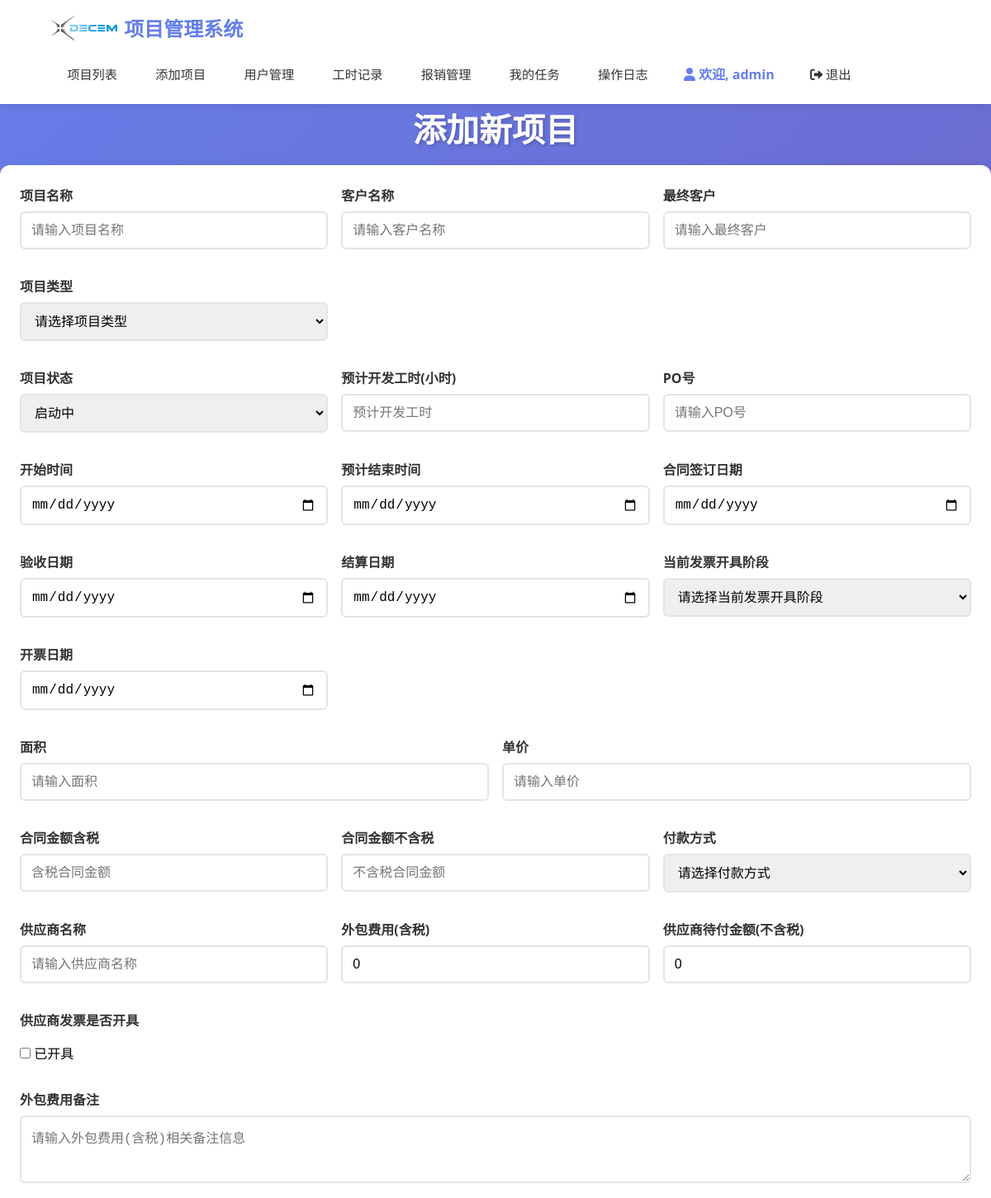
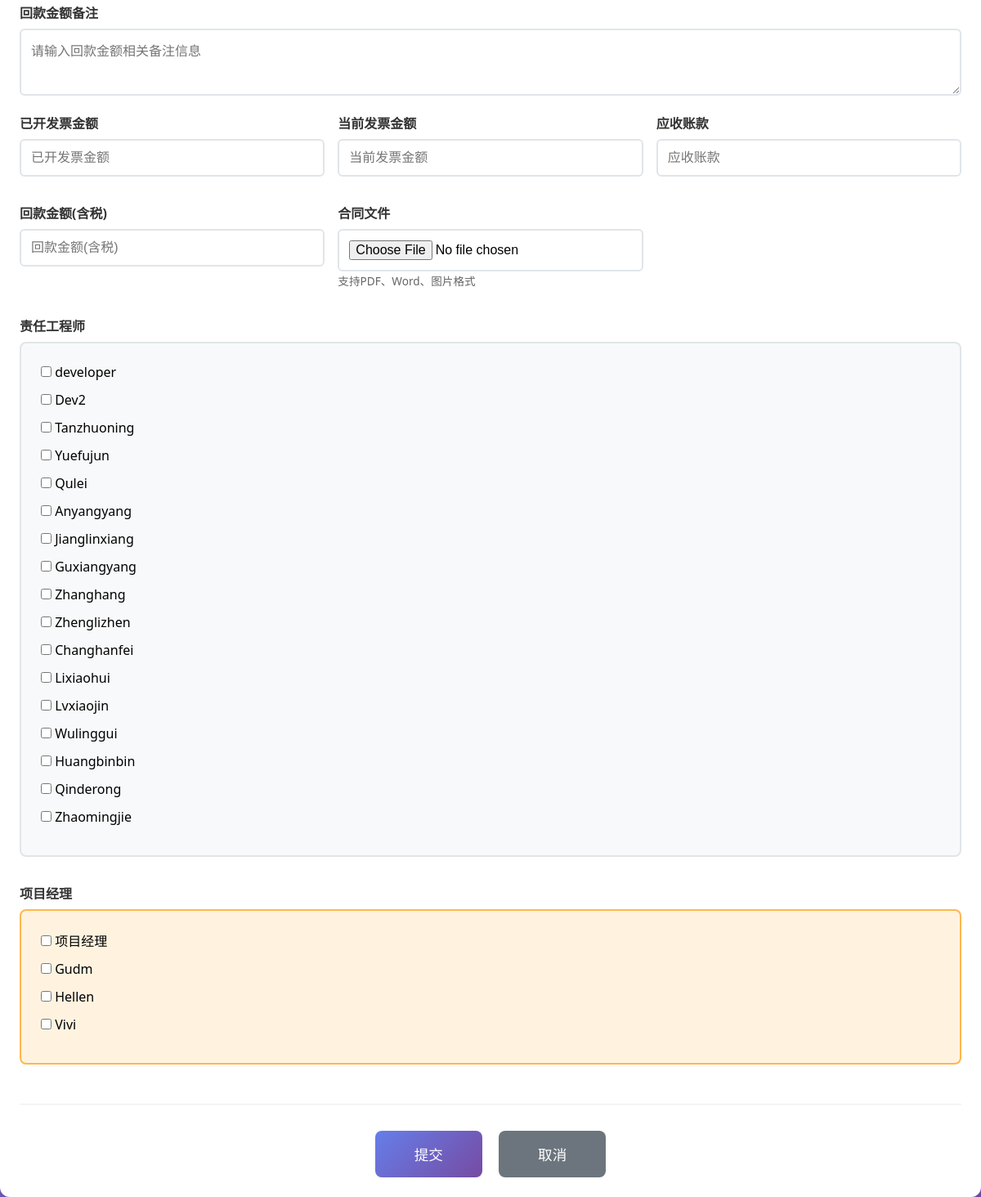
Screenshot of /projects/create (signed in) with the database file from the repository (2 pictures, top to bottom).
### models.py (models this page shows, shortened)
class User(UserMixin, db.Model):
    __tablename__ = "users"
    id = db.Column(db.Integer, primary_key=True, autoincrement=True)
    username = db.Column(db.String(80), unique=True, nullable=False)
    password_hash = db.Column(db.String(120), nullable=False)
    role = db.Column(db.String(20), nullable=False)  # 'admin', 'finance', 'developer', 'project_manager'
    created_at = db.Column(db.DateTime, default=datetime.now)
    default_hourly_rate = db.Column(db.Numeric(10, 2), nullable=True)  # 默认工时费用
    ROLE_ADMIN = 'admin'
    ROLE_FINANCE = 'finance'
    ROLE_DEVELOPER = 'developer'
    ROLE_PROJECT_MANAGER = 'project_manager'
    def has_full_access(self):
        return self.role in [self.ROLE_ADMIN, self.ROLE_FINANCE]

### app.py (the view, shortened to what this page needs)
@app.route("/projects/create", methods=["GET", "POST"])
@login_required
@admin_finance_or_pm_required
def create_project():
    form = ProjectForm()
    developers = User.query.filter_by(role=User.ROLE_DEVELOPER).all()
    form.assigned_developers.choices = [(dev.id, dev.username) for dev in developers]
    project_managers = User.query.filter_by(role=User.ROLE_PROJECT_MANAGER).all()
    form.assigned_managers.choices = [(pm.id, pm.username) for pm in project_managers]
    return render_template("project_create.html", form=form)

### app.py (called while the page is built)
def admin_finance_or_pm_required(f):
    @wraps(f)
    def decorated_function(*args, **kwargs):
        if not current_user.is_authenticated:
            return redirect(url_for('login'))
        if not (current_user.has_full_access() or current_user.is_project_manager()):
            flash("权限不足，只有管理员、财务或项目经理可以访问")
            return redirect(url_for('index'))
        return f(*args, **kwargs)
    return decorated_function

@login_manager.user_loader
def load_user(user_id):
    return db.session.get(User, int(user_id))

@app.before_request
def check_session_timeout():
    if current_user.is_authenticated:
        session.permanent = True
        last_activity = session.get('last_activity')
        now = datetime.now()
        if last_activity:
            last_activity_time = datetime.fromisoformat(last_activity)
            if now - last_activity_time > timedelta(seconds=600):
                username = current_user.username
                logout_user()
                session.clear()
                flash('由于长时间未操作，您已被自动退出，请重新登录', 'warning')
                return redirect(url_for('login'))
        if not request.path.startswith('/static/'):
            session['last_activity'] = now.isoformat()

### templates/project_create.html (shortened to what this page needs)
{% extends "base.html" %}
{% block content %}
<h1 class="page-title" style="margin-bottom: 1rem;">添加新项目</h1>
<div class="card" style="max-width: 1400px; margin: 0 auto; padding: 1.5rem;">
    <form method="post" enctype="multipart/form-data">
        <div style="display: grid; grid-template-columns: 1fr 1fr 1fr; gap: 1rem; margin-bottom: 1rem;">
            <div class="form-group">
                {{ form.name.label(class="form-label") }}
                {{ form.name(class="form-control", placeholder="请输入项目名称") }}
            </div>
            <div class="form-group">
                {{ form.customer_name.label(class="form-label") }}
                {{ form.customer_name(class="form-control", placeholder="请输入客户名称") }}
            </div>
            <div class="form-group">
                {{ form.final_customer.label(class="form-label") }}
                {{ form.final_customer(class="form-control", placeholder="请输入最终客户") }}
            </div>
            <div class="form-group">
                {{ form.project_type.label(class="form-label") }}
                {{ form.project_type(class="form-control") }}
            </div>
        </div>
        <div style="display: grid; grid-template-columns: 1fr 1fr 1fr; gap: 1rem; margin-bottom: 1rem;">
            <div class="form-group">
                {{ form.status.label(class="form-label") }}
                {{ form.status(class="form-control") }}
            </div>
            <div class="form-group">
                {{ form.estimated_hours.label(class="form-label") }}
                {{ form.estimated_hours(class="form-control", placeholder="预计开发工时", step="0.5", min="0") }}
            </div>
            <div class="form-group">
                {{ form.po_number.label(class="form-label") }}
                {{ form.po_number(class="form-control", placeholder="请输入PO号") }}
            </div>
        </div>
        <div style="display: grid; grid-template-columns: 1fr 1fr 1fr; gap: 1rem; margin-bottom: 1rem;">
            <div class="form-group">
                {{ form.start_date.label(class="form-label") }}
                {{ form.start_date(class="form-control") }}
            </div>
            <div class="form-group">
                {{ form.planned_end_date.label(class="form-label") }}
                {{ form.planned_end_date(class="form-control") }}
            </div>
            <div class="form-group">
                {{ form.contract_signing_date.label(class="form-label") }}
                {{ form.contract_signing_date(class="form-control") }}
            </div>
        </div>
        <div style="display: grid; grid-template-columns: 1fr 1fr 1fr; gap: 1rem; margin-bottom: 1rem;">
            <div class="form-group">
                {{ form.acceptance_date.label(class="form-label") }}
                {{ form.acceptance_date(class="form-control") }}
            </div>
            <div class="form-group">
                {{ form.settlement_date.label(class="form-label") }}
                {{ form.settlement_date(class="form-control") }}
            </div>
            <div class="form-group">
                {{ form.invoice_stage.label(class="form-label") }}
                {{ form.invoice_stage(class="form-control", id="invoice_stage") }}
            </div>
            <div class="form-group">
                {{ form.invoice_date.label(class="form-label") }}
                {{ form.invoice_date(class="form-control") }}
            </div>
        </div>
        <div style="display: grid; grid-template-columns: 1fr 1fr; gap: 1rem; margin-bottom: 1rem;">
            <div class="form-group">
                {{ form.area.label(class="form-label") }}
                {{ form.area(class="form-control", placeholder="请输入面积", step="0.01") }}
            </div>
            <div class="form-group">
                {{ form.unit_price.label(class="form-label") }}
                {{ form.unit_price(class="form-control", placeholder="请输入单价", step="0.01") }}
            </div>
        </div>
        <div style="display: grid; grid-template-columns: 1fr 1fr 1fr; gap: 1rem; margin-bottom: 1rem;">
            <div class="form-group">
                {{ form.contract_amount_with_tax.label(class="form-label") }}
                {{ form.contract_amount_with_tax(class="form-control", placeholder="含税合同金额", step="0.01") }}
            </div>
            <div class="form-group">
                {{ form.contract_amount_without_tax.label(class="form-label") }}
                {{ form.contract_amount_without_tax(class="form-control", placeholder="不含税合同金额", step="0.01") }}
            </div>
            <div class="form-group">
                {{ form.payment_method.label(class="form-label") }}
                {{ form.payment_method(class="form-control", id="payment_method") }}
            </div>
        </div>
        <div style="display: grid; grid-template-columns: 1fr 1fr 1fr; gap: 1rem; margin-bottom: 1rem;">
            <div class="form-group">
                {{ form.supplier_name.label(class="form-label") }}
                {{ form.supplier_name(class="form-control", placeholder="请输入供应商名称") }}
            </div>
            <div class="form-group">
                {{ form.outsourcing_cost.label(class="form-label") }}
                {{ form.outsourcing_cost(class="form-control", placeholder="外包费用(含税)", step="0.01") }}
            </div>
            <div class="form-group">
                {{ form.supplier_pending_amount.label(class="form-label") }}
                {{ form.supplier_pending_amount(class="form-control", placeholder="供应商待付金额(不含税)", step="0.01") }}
            </div>
        </div>
        <div style="display: grid; grid-template-columns: 1fr 1fr 1fr; gap: 1rem; margin-bottom: 1rem;">
            <div class="form-group">
                {{ form.supplier_invoice_issued.label(class="form-label") }}
                <div style="padding-top: 0.5rem;">
                    {{ form.supplier_invoice_issued() }} 已开具
                </div>
            </div>
        </div>
        <div style="margin-bottom: 1rem;">
            <div class="form-group">
                {{ form.outsourcing_cost_notes.label(class="form-label") }}
                {{ form.outsourcing_cost_notes(class="form-control", rows="3", placeholder="请输入外包费用(含税)相关备注信息") }}
            </div>
        </div>
        <div style="margin-bottom: 1rem;">
            <div class="form-group">
                {{ form.payment_amount_notes.label(class="form-label") }}
                {{ form.payment_amount_notes(class="form-control", rows="3", placeholder="请输入回款金额相关备注信息") }}
            </div>
        </div>
        <div style="display: grid; grid-template-columns: 1fr 1fr 1fr; gap: 1rem; margin-bottom: 1rem;">
            <div class="form-group">
                {{ form.invoice_amount_issued.label(class="form-label") }}
                {{ form.invoice_amount_issued(class="form-control", placeholder="已开发票金额", step="0.01") }}
            </div>
            <div class="form-group">
                {{ form.current_invoice_amount.label(class="form-label") }}
                {{ form.current_invoice_amount(class="form-control", placeholder="当前发票金额", step="0.01") }}
            </div>
            <div class="form-group">
                {{ form.accounts_receivable.label(class="form-label") }}
                {{ form.accounts_receivable(class="form-control", placeholder="应收账款", step="0.01") }}
            </div>
        </div>
        <div style="display: grid; grid-template-columns: 1fr 1fr 1fr; gap: 1rem; margin-bottom: 1rem;">
            <div class="form-group">
                {{ form.payment_received.label(class="form-label") }}
                {{ form.payment_received(class="form-control", placeholder="回款金额(含税)", step="0.01") }}
            </div>
            <div class="form-group">
                {{ form.contract_file.label(class="form-label") }}
                {{ form.contract_file(class="form-control", accept=".pdf,.doc,.docx,.jpg,.jpeg,.png") }}
                <small style="color: #666; font-size: 0.85rem;">支持PDF、Word、图片格式</small>
            </div>
        </div>
        <div class="form-group" style="margin-bottom: 2rem;">
            {{ form.assigned_developers.label(class="form-label") }}
            <div style="background: #f8f9fa; padding: 1.5rem; border-radius: 8px; border: 2px solid #e1e5e9;">
                {% for subfield in form.assigned_developers %}
                    <div style="margin-bottom: 0.75rem;">
                        {{ subfield() }} {{ subfield.label() }}
                    </div>
                {% endfor %}
            </div>
        </div>
        <div class="form-group" style="margin-bottom: 2rem;">
            {{ form.assigned_managers.label(class="form-label") }}
            <div style="background: #fff3e0; padding: 1.5rem; border-radius: 8px; border: 2px solid #ffb74d;">
                {% for subfield in form.assigned_managers %}
                    <div style="margin-bottom: 0.75rem;">
                        {{ subfield() }} {{ subfield.label() }}
                    </div>
                {% endfor %}
            </div>
        </div>
        <div style="text-align: center; margin-top: 3rem; padding-top: 2rem; border-top: 1px solid #eee;">
            {{ form.submit(class="btn btn-primary", style="padding: 1rem 3rem; font-size: 1.1rem; margin-right: 1rem;") }}
            <a href="{{ url_for('index') }}" class="btn btn-secondary" style="padding: 1rem 3rem; font-size: 1.1rem;">取消</a>
        </div>
    </form>
</div>
{% endblock %}

### templates/base.html (shortened to what this page needs)
<!DOCTYPE html>
<html lang="zh-CN">
<head>
    <link rel="stylesheet" href="{{ url_for('static', filename='style.css') }}">
    <link rel="stylesheet" href="https://cdnjs.cloudflare.com/ajax/libs/font-awesome/6.0.0/css/all.min.css">
</head>
<body>
        <header class="header">
            <div class="header-content">
                <a href="{{ url_for('index') }}" class="logo">
                    <img src="{{ url_for('static', filename='DEME.png') }}" alt="十致项目管理系统" style="height: 30px;"> 项目管理系统
                </a>
                <nav class="nav">
                    {% if current_user.is_authenticated %}
                        {% if current_user.has_full_access() %}
                            <a href="{{ url_for('index') }}">项目列表</a>
                            <a href="{{ url_for('create_project') }}">添加项目</a>
                            <a href="{{ url_for('user_list') }}">用户管理</a>
                            <a href="{{ url_for('worklog_list') }}">工时记录</a>
                            <a href="{{ url_for('expense_list') }}">报销管理</a>
                            <a href="{{ url_for('task_list') }}">我的任务</a>
                            <a href="{{ url_for('operation_logs') }}" class="nav-link">操作日志</a>
                        {% elif current_user.is_project_manager() %}
                            <a href="{{ url_for('index') }}">我的项目</a>
                            <a href="{{ url_for('worklog_list') }}">工时记录</a>
                            <a href="{{ url_for('expense_list') }}">报销记录</a>
                            <a href="{{ url_for('task_list') }}">我的任务</a>
                        {% endif %}
                        <span><i class="fas fa-user"></i> 欢迎, {{ current_user.username }}</span>
                        <a href="{{ url_for('logout') }}"><i class="fas fa-sign-out-alt"></i> 退出</a>
                    {% endif %}
                </nav>
            </div>
        </header>
    <div class="cibtauber">
        <main class="main-content">
            {% block content %}{% endblock %}
        </main>
    </div>
</body>
</html>

### static/style.css (style rules this page uses)
* { margin: 0; padding: 0; box-sizing: border-box; }
body { font-family: 'Segoe UI', Tahoma, Geneva, Verdana, sans-serif; background: linear-gradient(135deg, #667eea 0%, #764ba2 100%); min-height: 100vh; }
.page-title { font-size: 2.5rem; color: white; margin-bottom: 2rem; text-align: center; text-shadow: 2px 2px 4px rgba(0,0,0,0.2); }
.card { background: white; border-radius: 12px; padding: 1rem; box-shadow: 0 4px 15px rgba(0,0,0,0.1); margin-bottom: 2rem; width: 100%; max-width: 100% !important; }
.btn { padding: 0.75rem 1.5rem; border-radius: 8px; border: none; cursor: pointer; font-size: 1rem; font-weight: 500; text-decoration: none; display: inline-block; transition: all 0.3s ease; text-align: center; }
.btn-primary { background: linear-gradient(135deg, #667eea 0%, #764ba2 100%); color: white; }
.btn-secondary { background: #6c757d; color: white; }
.form-group { margin-bottom: 1.5rem; }
.form-label { display: block; margin-bottom: 0.5rem; color: #333; font-weight: 600; }
.form-control { width: 100%; padding: 0.75rem; border: 2px solid #e1e5e9; border-radius: 8px; font-size: 1rem; transition: border-color 0.3s; }

### templates/base.html (style rules this page uses)
.header { background: white; box-shadow: 0 2px 10px rgba(0,0,0,0.1); position: sticky; top: 0; z-index: 1000; width: 100%; }
.header-content { max-width: 95%; margin: 0 auto; padding: 1rem 2rem; display: flex; justify-content: space-between; align-items: center; flex-wrap: wrap; gap: 1rem; }
.logo { font-size: 1.5rem; font-weight: bold; color: #667eea; text-decoration: none; display: flex; align-items: center; gap: 0.5rem; transition: color 0.3s ease; }
.nav { display: flex; gap: 0.5rem; align-items: center; flex-wrap: wrap; }
.nav a { color: #333; text-decoration: none; padding: 0.6rem 1.2rem; border-radius: 6px; transition: all 0.3s ease; font-weight: 500; white-space: nowrap; font-size: 0.95rem; }
.nav span { color: #667eea; font-weight: 600; padding: 0.6rem 1rem; white-space: nowrap; }

### templates/project_create.html (style rules this page uses)
.form-group { margin-bottom: 1rem; }
.form-label { font-weight: 600; margin-bottom: 0.5rem; color: #333; display: block; }
.form-control { padding: 0.75rem; font-size: 1rem; border-radius: 6px; border: 2px solid #e1e5e9; transition: border-color 0.3s ease; }

### rows the page displays
User: username "admin"
User: label "Dev2"
User: label "Tanzhuoning"
User: label "Yuefujun"
User: label "Qulei"
User: label "Anyangyang"
User: label "Jianglinxiang"
User: label "Guxiangyang"
User: label "Zhanghang"
User: label "Zhenglizhen"
User: label "Changhanfei"
User: label "Lixiaohui"
User: label "Lvxiaojin"
User: label "Wulinggui"
User: label "Huangbinbin"
User: label "Qinderong"
User: label "Zhaomingjie"
User: assigned_managers.label "项目经理", label "项目经理"
User: label "Gudm"
User: label "Hellen"
User: label "Vivi"

### other values shown
{{ subfield.label() }} "developer"
